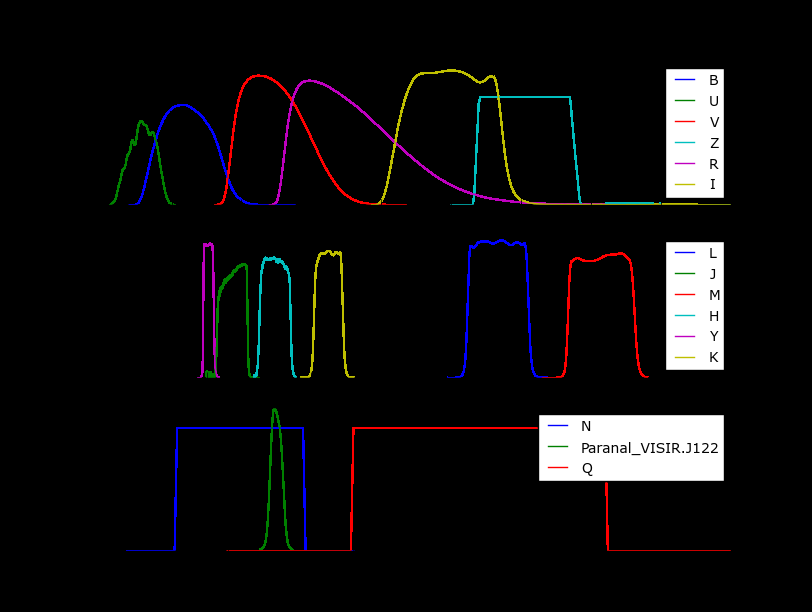
#> input picture pyhdust-1.3.23/pyhdust/refs/filters/filters_20160330.png, 812 x 612 px
$ python -i hdrpil.py   (imports and definitions only)
#> lines starting #> are read from the running program, lines starting #| are printed output that depends on the picture
# -*- coding:utf-8 -*-

"""PyHdust *hdrpil* module: third-part functions for HDR process of images

import pyhdust.hdrpil asd hdr
proj = hdr.hdr(case='img04', img_type='png', cur_dir='./')
proj.get_hdr(strength=[1.],naturalness=[1.0,1.1,1.2,1.5])

:license: ?
"""
from __future__ import print_function
import os
from copy import copy
import warnings as _warn

try:
    from PIL import Image
    import pylab
    pylab_loaded = 1
except ImportError:
    pylab_loaded = 0
    _warn.warn('matplotlib+pylab and/or PIL/Pillow not installed!!!')

__author__ = "bpowah"
__email__ = "bpowah@gmail.com"


class hdr:

    """
    a collection of images to merege into HDR

    blend an arbitrary number of photos into a single HDR image
    or several images with various combinations of HDR parameters

    it is assumed that project folders contain all the images you want to merge
    case = folder name
    cur_dir = folder where the project folders are located
    images are auto-sorted by degree of exposure (image brightness)
    """

    # [24 lines left out: function get_imgs, not called in this run]

    def __init__(
        self,
        case='',
        resize=None,
        img_type='.jpg',
        cur_dir=r'./' ):
        """
        load a project
        all images of [img_type] are loaded from folder [case]
        and resized by a factor [resize]
        """
        if not case:
            raise ValueError('case is required')
        self.resize = resize
        self.ext = img_type.strip('.')
        self.case = case
        self.cur_dir = os.path.normpath(cur_dir)
        self.indir = os.path.join(self.cur_dir, case)
        self.outdir = os.path.join(self.indir, 'out')

        if not os.path.isdir(self.outdir):
            os.makedirs(self.outdir)
        f = lambda x: x.upper().endswith(self.ext.upper())
        self.fns = filter(f, os.listdir(self.indir))
        self.imgs = self.get_imgs()
        self.fin_set = {}

    # [143 lines left out: functions get_masks, lev, bal, save_im, merge, merge_all and 4 more, not called in this run]

# MAIN ###
# [2 lines not run here, left out]

>>> import cv2
>>> picture = cv2.imread('refs/filters/filters_20160330.png', cv2.IMREAD_GRAYSCALE)
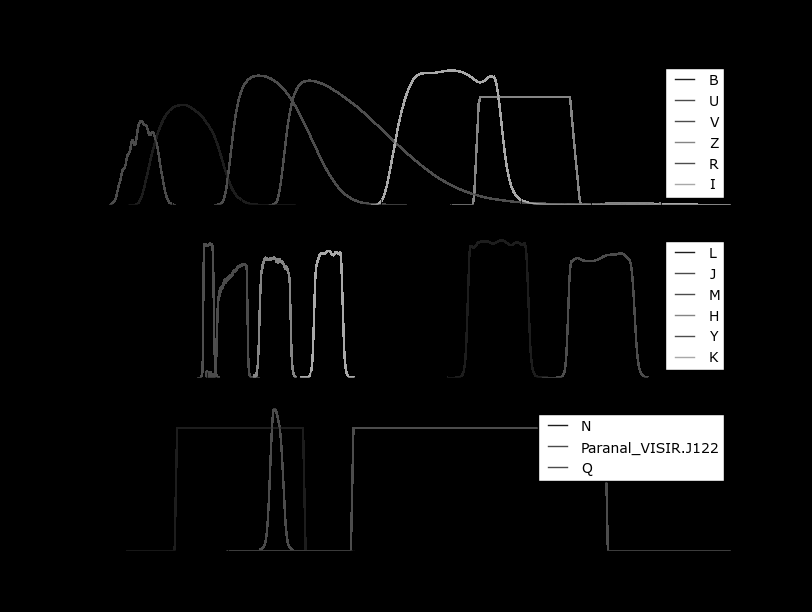
#> picture: shape (612, 812); min 0, max 255, mean 15.4
>>> result = hdr().merge_all(picture)
#> (the run stopped early here; a loop or call above may not have finished)
